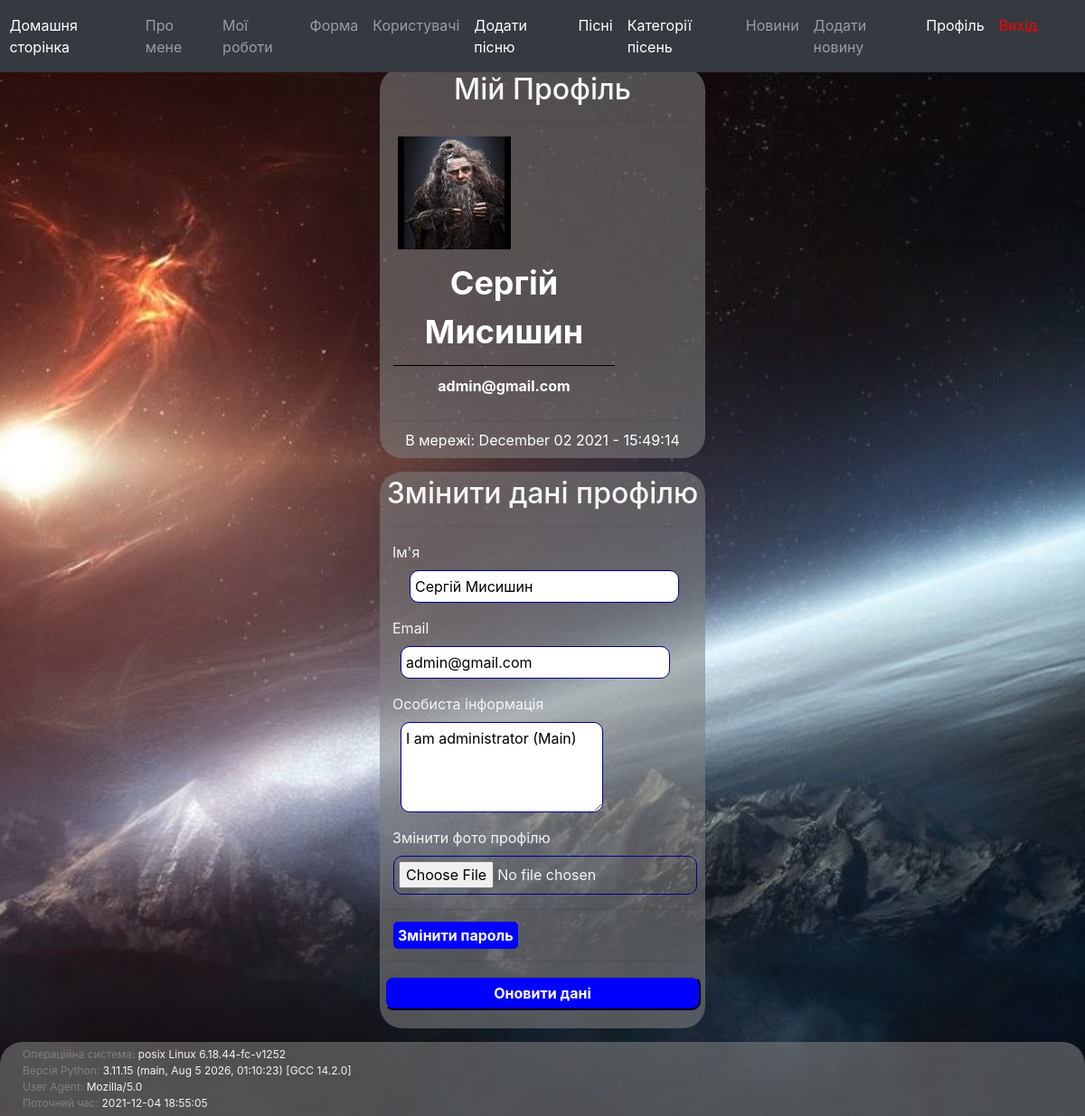
Page /auth/account (signed in) on the earlier database version.
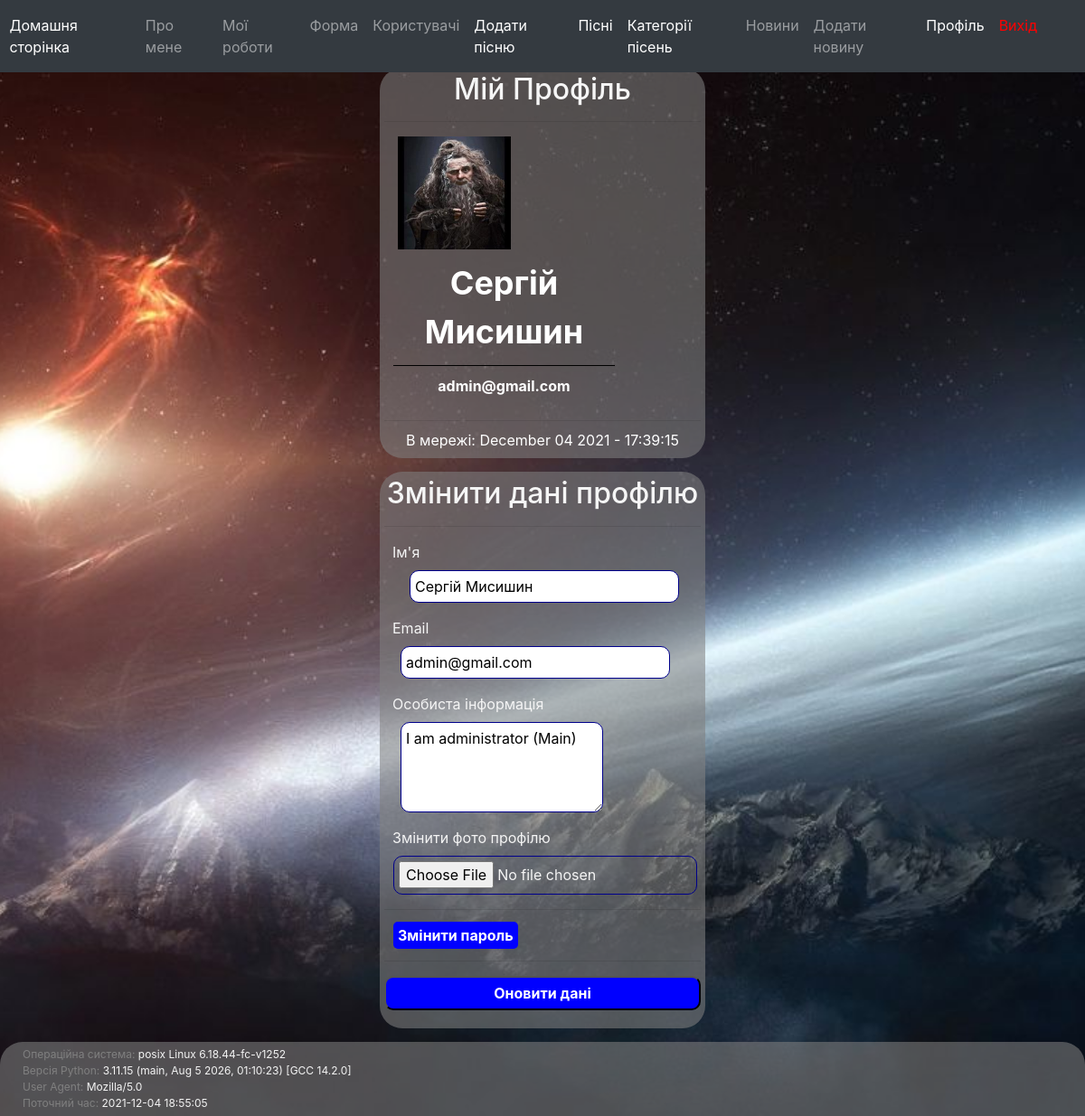
Same page on the later database version.
### app/auth/models.py (models this page shows, shortened)
class User(db.Model, UserMixin):
    id = db.Column(db.Integer, primary_key=True)
    username = db.Column(db.String(20), unique=True, nullable=False)
    email = db.Column(db.String(120), unique=True, nullable=False)
    image_file = db.Column(db.String(20), nullable=False, default='default.png')
    password = db.Column(db.String(60), nullable=False)
    about_me = db.Column(db.Text, nullable=True)
    last_date = db.Column(db.DateTime, default=db.func.now())
    songs = db.relationship('Songs', backref='author_song', lazy=True)

### app/auth/views.py (the view, shortened to what this page needs)
@auth_blueprint.route("/account", methods=['GET', 'POST'])
@login_required
def account():
    form = UpdateAccountForm()
    form.about_me.data = current_user.about_me
    form.username.data = current_user.username
    form.email.data = current_user.email
    image_file = url_for('static', filename='profile_pics/' + current_user.image_file)
    print(image_file)
    return render_template('auth/account.html', image_file=image_file, form=form, data=getFooterData())

### app/auth/forms.py (shortened to what this page needs)
class UpdateAccountForm(FlaskForm):
    username = StringField("Ім'я", validators=[DataRequired(), Length(min=2, max=20)])
    email = StringField('Email', validators=[InputRequired('Email is required'),Regexp('^[a-zA-Z0-9_.+-]+@[a-zA-Z0-9-]+\.[a-zA-Z0-9-.]+$', message=error_14)])
    picture = FileField('Змінити фото профілю', validators=[FileAllowed(['jpg', 'png'])])
    about_me = TextAreaField('Особиста інформація', validators=[DataRequired(), Length(max=500)])
    submit = SubmitField('')

### app/auth/getFunction.py (called while the page is built)
def getFooterData():
    OS_info = os.name + " " + platform.system() + " " + platform.release()
    current_datetime = datetime.now()
    userAgent = request.headers.get('User-Agent')
    pythonVersion = sys.version
    return [OS_info, pythonVersion, userAgent, current_datetime]

### app/auth/models.py (called while the page is built)
@login_manager.user_loader
def user_loader(user_id):
    return User.query.get(int(user_id))

### app/auth/views.py (called while the page is built)
@auth_blueprint.before_request
def before_request():
    if current_user.is_authenticated:
        current_user.last_date = datetime.utcnow()
        db.session.commit()

### app/auth/templates/auth/account.html (shortened to what this page needs)
{% from "_render_field.html" import render_field %}
{% extends "baseTemplate.html" %}
{% block content %}
        <form method="post" enctype="multipart/form-data">
            <div class="myAccount">
                <h2 align="center">Мій Профіль</h2>
                <hr>
                <div id="account-div1">
                    <div id="account-div2"><img src="/static/profile_pics/{{ current_user.image_file }}" style="width: 125px; height: 125px"></div>
                    <div id="account-div5">
                        <div id="account-div3"><span class="my-acc-row-items-name">{{ current_user.username }}</span></div>
                        <div id="account-div4"><span class="my-acc-row-items-email">{{ current_user.email }}</span></div>
                    </div>
                </div>
                <hr>
                <p id="p-last-seen">В мережі: {{ current_user.last_date.strftime('%B %d %Y - %H:%M:%S') }}</p>
            </div>
        <div class="myAccount">
            <h2 align="center">Змінити дані профілю</h2>
            <hr>
            <p>&nbsp;{{ render_field(form.username, id='id-change-username') }}</p>
            <p>&nbsp;{{ render_field(form.email, id='id-change-email') }}</p>
            <p>&nbsp;{{ render_field(form.about_me, id='id-change-about_me') }}</p>
            <p>&nbsp;
                {{ form.picture.label() }}<br>
                {{ form.picture(id='id-change-picture') }}
            </p>
            <hr>
                <a href="{{ url_for('auth.reset_password') }}" id="id-change-reset_password">Змінити пароль</a>
            <hr>
            <input id="id-change-update" type="submit" value="Оновити дані">
        </div>
    </form>
{% endblock %}

### app/templates/_render_field.html (shortened to what this page needs)
{% macro render_field(field) %}
{{ field.label }}
{{ field(**kwargs)|safe }}
{% endmacro %}

Differences in the rows shown:
changed User "Сергій Мисишин": last_date "December 02 2021 - 15:49:14" → "December 04 2021 - 17:39:15"
